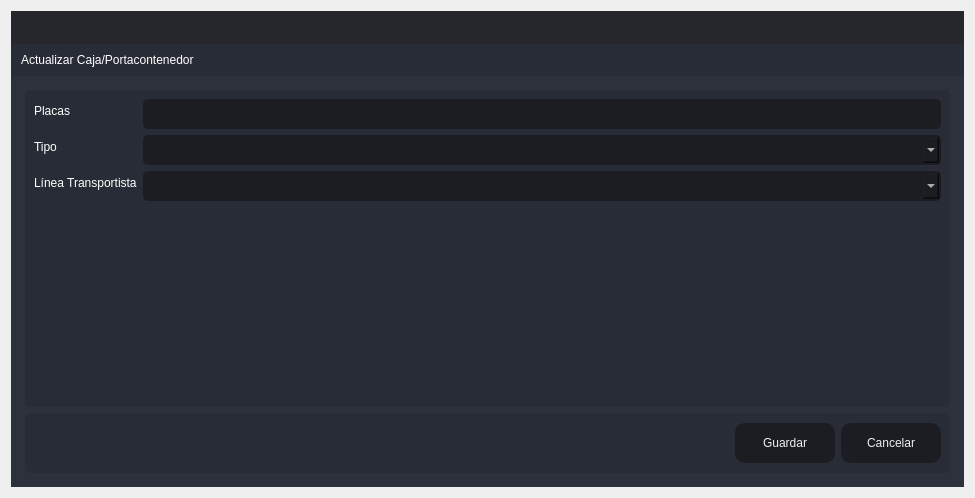
<?xml version="1.0" encoding="UTF-8"?>
<ui version="4.0">
 <class>Update</class>
 <widget class="QDialog" name="Update">
  <property name="windowModality">
   <enum>Qt::ApplicationModal</enum>
  </property>
  <property name="geometry">
   <rect>
    <x>0</x>
    <y>0</y>
    <width>975</width>
    <height>498</height>
   </rect>
  </property>
  <property name="windowTitle">
   <string>Agregar</string>
  </property>
  <layout class="QVBoxLayout" name="verticalLayout_6">
   <item>
    <widget class="QFrame" name="frame_main">
     <property name="styleSheet">
      <string notr="true">/* LINE EDIT */
QLineEdit {
	background-color: rgb(27, 29, 35);
	border-radius: 5px;
	border: 2px solid rgb(27, 29, 35);
	padding-left: 10px;
}
QLineEdit:hover {
	border: 2px solid rgb(64, 71, 88);
}
QLineEdit:focus {
	border: 2px solid rgb(91, 101, 124);
}

/* SCROLL BARS */
QScrollBar:horizontal {
    border: none;
    background: rgb(52, 59, 72);
    height: 14px;
    margin: 0px 21px 0 21px;
	border-radius: 0px;
}
QScrollBar::handle:horizontal {
    background: rgb(85, 170, 255);
    min-width: 25px;
	border-radius: 7px
}
QScrollBar::add-line:horizontal {
    border: none;
    background: rgb(55, 63, 77);
    width: 20px;
	border-top-right-radius: 7px;
    border-bottom-right-radius: 7px;
    subcontrol-position: right;
    subcontrol-origin: margin;
}
QScrollBar::sub-line:horizontal {
    border: none;
    background: rgb(55, 63, 77);
    width: 20px;
	border-top-left-radius: 7px;
    border-bottom-left-radius: 7px;
    subcontrol-position: left;
    subcontrol-origin: margin;
}
QScrollBar::up-arrow:horizontal, QScrollBar::down-arrow:horizontal
{
     background: none;
}
QScrollBar::add-page:horizontal, QScrollBar::sub-page:horizontal
{
     background: none;
}
 QScrollBar:vertical {
	border: none;
    background: rgb(52, 59, 72);
    width: 14px;
    margin: 21px 0 21px 0;
	border-radius: 0px;
 }
 QScrollBar::handle:vertical {	
	background: rgb(85, 170, 255);
    min-height: 25px;
	border-radius: 7px
 }
 QScrollBar::add-line:vertical {
     border: none;
    background: rgb(55, 63, 77);
     height: 20px;
	border-bottom-left-radius: 7px;
    border-bottom-right-radius: 7px;
     subcontrol-position: bottom;
     subcontrol-origin: margin;
 }
 QScrollBar::sub-line:vertical {
	border: none;
    background: rgb(55, 63, 77);
     height: 20px;
	border-top-left-radius: 7px;
    border-top-right-radius: 7px;
     subcontrol-position: top;
     subcontrol-origin: margin;
 }
 QScrollBar::up-arrow:vertical, QScrollBar::down-arrow:vertical {
     background: none;
 }

 QScrollBar::add-page:vertical, QScrollBar::sub-page:vertical {
     background: none;
 }

/* CHECKBOX */
QCheckBox::indicator {
    border: 3px solid rgb(52, 59, 72);
	width: 15px;
	height: 15px;
	border-radius: 10px;
    background: rgb(44, 49, 60);
}
QCheckBox::indicator:hover {
    border: 3px solid rgb(58, 66, 81);
}
QCheckBox::indicator:checked {
    background: 3px solid rgb(52, 59, 72);
	border: 3px solid rgb(52, 59, 72);	
	background-image: url(:/16x16/icons/16x16/cil-check-alt.png);
}

/* RADIO BUTTON */
QRadioButton::indicator {
    border: 3px solid rgb(52, 59, 72);
	width: 15px;
	height: 15px;
	border-radius: 10px;
    background: rgb(44, 49, 60);
}
QRadioButton::indicator:hover {
    border: 3px solid rgb(58, 66, 81);
}
QRadioButton::indicator:checked {
    background: 3px solid rgb(94, 106, 130);
	border: 3px solid rgb(52, 59, 72);	
}

/* COMBOBOX */
QComboBox{
	background-color: rgb(27, 29, 35);
	border-radius: 5px;
	border: 2px solid rgb(27, 29, 35);
	padding: 5px;
	padding-left: 10px;
}
QComboBox:hover{
	border: 2px solid rgb(64, 71, 88);
}
QComboBox::drop-down {
	subcontrol-origin: padding;
	subcontrol-position: top right;
	width: 25px; 
	border-left-width: 3px;
	border-left-color: rgba(39, 44, 54, 150);
	border-left-style: solid;
	border-top-right-radius: 3px;
	border-bottom-right-radius: 3px;	
	background-image: url(:/16x16/icons/16x16/cil-arrow-bottom.png);
	background-position: center;
	background-repeat: no-reperat;
 }
QComboBox QAbstractItemView {
	color: rgb(85, 170, 255);	
	background-color: rgb(27, 29, 35);
	padding: 10px;
	selection-background-color: rgb(39, 44, 54);
}

/* SLIDERS */
QSlider::groove:horizontal {
    border-radius: 9px;
    height: 18px;
	margin: 0px;
	background-color: rgb(52, 59, 72);
}
QSlider::groove:horizontal:hover {
	background-color: rgb(55, 62, 76);
}
QSlider::handle:horizontal {
    background-color: rgb(85, 170, 255);
    border: none;
    height: 18px;
    width: 18px;
    margin: 0px;
	border-radius: 9px;
}
QSlider::handle:horizontal:hover {
    background-color: rgb(105, 180, 255);
}
QSlider::handle:horizontal:pressed {
    background-color: rgb(65, 130, 195);
}

QSlider::groove:vertical {
    border-radius: 9px;
    width: 18px;
    margin: 0px;
	background-color: rgb(52, 59, 72);
}
QSlider::groove:vertical:hover {
	background-color: rgb(55, 62, 76);
}
QSlider::handle:vertical {
    background-color: rgb(85, 170, 255);
	border: none;
    height: 18px;
    width: 18px;
    margin: 0px;
	border-radius: 9px;
}
QSlider::handle:vertical:hover {
    background-color: rgb(105, 180, 255);
}
QSlider::handle:vertical:pressed {
    background-color: rgb(65, 130, 195);
}

</string>
     </property>
     <property name="frameShape">
      <enum>QFrame::NoFrame</enum>
     </property>
     <property name="frameShadow">
      <enum>QFrame::Raised</enum>
     </property>
     <layout class="QVBoxLayout" name="verticalLayout">
      <property name="spacing">
       <number>0</number>
      </property>
      <property name="leftMargin">
       <number>0</number>
      </property>
      <property name="topMargin">
       <number>0</number>
      </property>
      <property name="rightMargin">
       <number>0</number>
      </property>
      <property name="bottomMargin">
       <number>0</number>
      </property>
      <item>
       <widget class="QFrame" name="frame_top">
        <property name="minimumSize">
         <size>
          <width>0</width>
          <height>65</height>
         </size>
        </property>
        <property name="maximumSize">
         <size>
          <width>16777215</width>
          <height>65</height>
         </size>
        </property>
        <property name="styleSheet">
         <string notr="true">background-color: transparent;</string>
        </property>
        <property name="frameShape">
         <enum>QFrame::NoFrame</enum>
        </property>
        <property name="frameShadow">
         <enum>QFrame::Raised</enum>
        </property>
        <layout class="QHBoxLayout" name="horizontalLayout_3">
         <property name="spacing">
          <number>0</number>
         </property>
         <property name="leftMargin">
          <number>0</number>
         </property>
         <property name="topMargin">
          <number>0</number>
         </property>
         <property name="rightMargin">
          <number>0</number>
         </property>
         <property name="bottomMargin">
          <number>0</number>
         </property>
         <item>
          <widget class="QFrame" name="frame_toggle">
           <property name="maximumSize">
            <size>
             <width>70</width>
             <height>16777215</height>
            </size>
           </property>
           <property name="styleSheet">
            <string notr="true">background-color: rgb(27, 29, 35);</string>
           </property>
           <property name="frameShape">
            <enum>QFrame::NoFrame</enum>
           </property>
           <property name="frameShadow">
            <enum>QFrame::Raised</enum>
           </property>
           <layout class="QVBoxLayout" name="verticalLayout_3">
            <property name="spacing">
             <number>0</number>
            </property>
            <property name="leftMargin">
             <number>0</number>
            </property>
            <property name="topMargin">
             <number>0</number>
            </property>
            <property name="rightMargin">
             <number>0</number>
            </property>
            <property name="bottomMargin">
             <number>0</number>
            </property>
           </layout>
          </widget>
         </item>
         <item>
          <widget class="QFrame" name="frame_top_right">
           <property name="styleSheet">
            <string notr="true">background: transparent;</string>
           </property>
           <property name="frameShape">
            <enum>QFrame::NoFrame</enum>
           </property>
           <property name="frameShadow">
            <enum>QFrame::Raised</enum>
           </property>
           <layout class="QVBoxLayout" name="verticalLayout_2">
            <property name="spacing">
             <number>0</number>
            </property>
            <property name="leftMargin">
             <number>0</number>
            </property>
            <property name="topMargin">
             <number>0</number>
            </property>
            <property name="rightMargin">
             <number>0</number>
            </property>
            <property name="bottomMargin">
             <number>0</number>
            </property>
            <item>
             <widget class="QFrame" name="frame_top_btns">
              <property name="maximumSize">
               <size>
                <width>16777215</width>
                <height>42</height>
               </size>
              </property>
              <property name="styleSheet">
               <string notr="true">background-color: rgba(27, 29, 35, 200)</string>
              </property>
              <property name="frameShape">
               <enum>QFrame::NoFrame</enum>
              </property>
              <property name="frameShadow">
               <enum>QFrame::Raised</enum>
              </property>
              <layout class="QHBoxLayout" name="horizontalLayout_4">
               <property name="spacing">
                <number>0</number>
               </property>
               <property name="leftMargin">
                <number>0</number>
               </property>
               <property name="topMargin">
                <number>0</number>
               </property>
               <property name="rightMargin">
                <number>0</number>
               </property>
               <property name="bottomMargin">
                <number>0</number>
               </property>
               <item>
                <widget class="QFrame" name="frame_label_top_btns">
                 <property name="sizePolicy">
                  <sizepolicy hsizetype="Expanding" vsizetype="Preferred">
                   <horstretch>0</horstretch>
                   <verstretch>0</verstretch>
                  </sizepolicy>
                 </property>
                 <property name="frameShape">
                  <enum>QFrame::NoFrame</enum>
                 </property>
                 <property name="frameShadow">
                  <enum>QFrame::Raised</enum>
                 </property>
                 <layout class="QHBoxLayout" name="horizontalLayout_10">
                  <property name="spacing">
                   <number>0</number>
                  </property>
                  <property name="leftMargin">
                   <number>5</number>
                  </property>
                  <property name="topMargin">
                   <number>0</number>
                  </property>
                  <property name="rightMargin">
                   <number>10</number>
                  </property>
                  <property name="bottomMargin">
                   <number>0</number>
                  </property>
                 </layout>
                </widget>
               </item>
               <item alignment="Qt::AlignRight">
                <widget class="QFrame" name="frame_btns_right">
                 <property name="sizePolicy">
                  <sizepolicy hsizetype="Expanding" vsizetype="Preferred">
                   <horstretch>0</horstretch>
                   <verstretch>0</verstretch>
                  </sizepolicy>
                 </property>
                 <property name="maximumSize">
                  <size>
                   <width>120</width>
                   <height>16777215</height>
                  </size>
                 </property>
                 <property name="frameShape">
                  <enum>QFrame::NoFrame</enum>
                 </property>
                 <property name="frameShadow">
                  <enum>QFrame::Raised</enum>
                 </property>
                 <layout class="QHBoxLayout" name="horizontalLayout_5">
                  <property name="spacing">
                   <number>0</number>
                  </property>
                  <property name="leftMargin">
                   <number>0</number>
                  </property>
                  <property name="topMargin">
                   <number>0</number>
                  </property>
                  <property name="rightMargin">
                   <number>0</number>
                  </property>
                  <property name="bottomMargin">
                   <number>0</number>
                  </property>
                 </layout>
                </widget>
               </item>
              </layout>
             </widget>
            </item>
            <item>
             <widget class="QFrame" name="frame_top_info">
              <property name="maximumSize">
               <size>
                <width>16777215</width>
                <height>65</height>
               </size>
              </property>
              <property name="styleSheet">
               <string notr="true">background-color: rgb(39, 44, 54);</string>
              </property>
              <property name="frameShape">
               <enum>QFrame::NoFrame</enum>
              </property>
              <property name="frameShadow">
               <enum>QFrame::Raised</enum>
              </property>
              <layout class="QHBoxLayout" name="horizontalLayout_8">
               <property name="spacing">
                <number>0</number>
               </property>
               <property name="leftMargin">
                <number>10</number>
               </property>
               <property name="topMargin">
                <number>0</number>
               </property>
               <property name="rightMargin">
                <number>10</number>
               </property>
               <property name="bottomMargin">
                <number>0</number>
               </property>
               <item>
                <widget class="QLabel" name="label">
                 <property name="styleSheet">
                  <string notr="true">font: 75 16pt &quot;MS Shell Dlg 2&quot;;
color: rgb(255, 255, 255);</string>
                 </property>
                 <property name="text">
                  <string>Actualizar Caja/Portacontenedor</string>
                 </property>
                </widget>
               </item>
              </layout>
             </widget>
            </item>
           </layout>
          </widget>
         </item>
        </layout>
       </widget>
      </item>
      <item>
       <widget class="QFrame" name="frame_center">
        <property name="sizePolicy">
         <sizepolicy hsizetype="Expanding" vsizetype="Expanding">
          <horstretch>0</horstretch>
          <verstretch>0</verstretch>
         </sizepolicy>
        </property>
        <property name="styleSheet">
         <string notr="true">background-color: rgb(40, 44, 52);</string>
        </property>
        <property name="frameShape">
         <enum>QFrame::NoFrame</enum>
        </property>
        <property name="frameShadow">
         <enum>QFrame::Raised</enum>
        </property>
        <layout class="QHBoxLayout" name="horizontalLayout_2">
         <property name="spacing">
          <number>0</number>
         </property>
         <property name="leftMargin">
          <number>0</number>
         </property>
         <property name="topMargin">
          <number>0</number>
         </property>
         <property name="rightMargin">
          <number>0</number>
         </property>
         <property name="bottomMargin">
          <number>0</number>
         </property>
         <item>
          <widget class="QFrame" name="frame_content_right">
           <property name="styleSheet">
            <string notr="true">background-color: rgb(44, 49, 60);</string>
           </property>
           <property name="frameShape">
            <enum>QFrame::NoFrame</enum>
           </property>
           <property name="frameShadow">
            <enum>QFrame::Raised</enum>
           </property>
           <layout class="QVBoxLayout" name="verticalLayout_4">
            <property name="spacing">
             <number>0</number>
            </property>
            <property name="leftMargin">
             <number>0</number>
            </property>
            <property name="topMargin">
             <number>0</number>
            </property>
            <property name="rightMargin">
             <number>0</number>
            </property>
            <property name="bottomMargin">
             <number>0</number>
            </property>
            <item>
             <widget class="QFrame" name="frame_content">
              <property name="frameShape">
               <enum>QFrame::NoFrame</enum>
              </property>
              <property name="frameShadow">
               <enum>QFrame::Raised</enum>
              </property>
              <layout class="QVBoxLayout" name="verticalLayout_9">
               <property name="spacing">
                <number>0</number>
               </property>
               <property name="leftMargin">
                <number>5</number>
               </property>
               <property name="topMargin">
                <number>5</number>
               </property>
               <property name="rightMargin">
                <number>5</number>
               </property>
               <property name="bottomMargin">
                <number>5</number>
               </property>
               <item>
                <widget class="QStackedWidget" name="stackedWidget">
                 <property name="styleSheet">
                  <string notr="true">background: transparent;</string>
                 </property>
                 <property name="currentIndex">
                  <number>0</number>
                 </property>
                 <widget class="QWidget" name="page_home">
                  <layout class="QVBoxLayout" name="verticalLayout_10">
                   <item>
                    <widget class="QFrame" name="frame">
                     <property name="styleSheet">
                      <string notr="true">background-color: rgb(39, 44, 54);
border-radius: 5px;
color: rgb(255,255,255)</string>
                     </property>
                     <property name="frameShape">
                      <enum>QFrame::StyledPanel</enum>
                     </property>
                     <property name="frameShadow">
                      <enum>QFrame::Raised</enum>
                     </property>
                     <layout class="QVBoxLayout" name="verticalLayout_5">
                      <item>
                       <layout class="QFormLayout" name="formLayout_2">
                        <item row="0" column="0">
                         <widget class="QLabel" name="label_2">
                          <property name="styleSheet">
                           <string notr="true">font: 75 12pt &quot;MS Shell Dlg 2&quot;;
color: rgb(255, 255, 255);</string>
                          </property>
                          <property name="text">
                           <string>Placas</string>
                          </property>
                         </widget>
                        </item>
                        <item row="0" column="1">
                         <widget class="QLineEdit" name="lineEditUpdatePlacas">
                          <property name="minimumSize">
                           <size>
                            <width>0</width>
                            <height>30</height>
                           </size>
                          </property>
                          <property name="styleSheet">
                           <string notr="true">QLineEdit {
	background-color: rgb(27, 29, 35);
	border-radius: 5px;
	border: 2px solid rgb(27, 29, 35);
	padding-left: 10px;
}
QLineEdit:hover {
	border: 2px solid rgb(64, 71, 88);
}
QLineEdit:focus {
	border: 2px solid rgb(91, 101, 124);
}</string>
                          </property>
                          <property name="text">
                           <string/>
                          </property>
                          <property name="placeholderText">
                           <string/>
                          </property>
                         </widget>
                        </item>
                        <item row="1" column="0">
                         <widget class="QLabel" name="label_3">
                          <property name="styleSheet">
                           <string notr="true">font: 75 12pt &quot;MS Shell Dlg 2&quot;;
color: rgb(255, 255, 255);</string>
                          </property>
                          <property name="text">
                           <string>Tipo</string>
                          </property>
                         </widget>
                        </item>
                        <item row="1" column="1">
                         <widget class="QComboBox" name="comboBox_Tipo">
                          <property name="styleSheet">
                           <string notr="true">QComboBox{
	background-color: rgb(27, 29, 35);
	border-radius: 5px;
	border: 2px solid rgb(27, 29, 35);
	padding: 5px;
	padding-left: 10px;
}
QComboBox:hover{
	border: 2px solid rgb(64, 71, 88);
}
QComboBox QAbstractItemView {
	color: rgb(85, 170, 255);	
	background-color: rgb(27, 29, 35);
	padding: 10px;
	selection-background-color: rgb(39, 44, 54);
}</string>
                          </property>
                         </widget>
                        </item>
                        <item row="2" column="0">
                         <widget class="QLabel" name="label_4">
                          <property name="styleSheet">
                           <string notr="true">font: 75 12pt &quot;MS Shell Dlg 2&quot;;
color: rgb(255, 255, 255);</string>
                          </property>
                          <property name="text">
                           <string>Línea Transportista</string>
                          </property>
                         </widget>
                        </item>
                        <item row="2" column="1">
                         <widget class="QComboBox" name="comboBoxLinea">
                          <property name="styleSheet">
                           <string notr="true">QComboBox{
	background-color: rgb(27, 29, 35);
	border-radius: 5px;
	border: 2px solid rgb(27, 29, 35);
	padding: 5px;
	padding-left: 10px;
}
QComboBox:hover{
	border: 2px solid rgb(64, 71, 88);
}
QComboBox QAbstractItemView {
	color: rgb(85, 170, 255);	
	background-color: rgb(27, 29, 35);
	padding: 10px;
	selection-background-color: rgb(39, 44, 54);
}</string>
                          </property>
                         </widget>
                        </item>
                       </layout>
                      </item>
                     </layout>
                    </widget>
                   </item>
                   <item>
                    <widget class="QFrame" name="frame_2">
                     <property name="minimumSize">
                      <size>
                       <width>0</width>
                       <height>60</height>
                      </size>
                     </property>
                     <property name="maximumSize">
                      <size>
                       <width>16777215</width>
                       <height>60</height>
                      </size>
                     </property>
                     <property name="styleSheet">
                      <string notr="true">background-color: rgb(39, 44, 54);
border-radius: 5px;</string>
                     </property>
                     <property name="frameShape">
                      <enum>QFrame::StyledPanel</enum>
                     </property>
                     <property name="frameShadow">
                      <enum>QFrame::Raised</enum>
                     </property>
                     <layout class="QHBoxLayout" name="horizontalLayout_9">
                      <item>
                       <layout class="QGridLayout" name="gridLayout">
                        <item row="0" column="0">
                         <spacer name="horizontalSpacer">
                          <property name="orientation">
                           <enum>Qt::Horizontal</enum>
                          </property>
                          <property name="sizeHint" stdset="0">
                           <size>
                            <width>40</width>
                            <height>20</height>
                           </size>
                          </property>
                         </spacer>
                        </item>
                        <item row="0" column="1">
                         <widget class="QPushButton" name="btnActualizar">
                          <property name="minimumSize">
                           <size>
                            <width>100</width>
                            <height>40</height>
                           </size>
                          </property>
                          <property name="styleSheet">
                           <string notr="true">QPushButton {
	border-color: rgb(27, 29, 35);
	font: 75 10pt &quot;MS Shell Dlg 2&quot;;
	color: rgb(240, 240, 240);
	background-color: rgb(27, 29, 35);
	border: 0px solid;
	border-radius: 10px;	
}
QPushButton:hover {
	background-color:rgb(44, 49, 60);
	border-color: rgb(27, 29, 35);
	border: 2px solid;
}</string>
                          </property>
                          <property name="text">
                           <string>Guardar</string>
                          </property>
                         </widget>
                        </item>
                        <item row="0" column="2">
                         <widget class="QPushButton" name="btnCancelar">
                          <property name="minimumSize">
                           <size>
                            <width>100</width>
                            <height>40</height>
                           </size>
                          </property>
                          <property name="styleSheet">
                           <string notr="true">QPushButton {
	border-color: rgb(27, 29, 35);
	font: 75 10pt &quot;MS Shell Dlg 2&quot;;
	color: rgb(240, 240, 240);
	background-color: rgb(27, 29, 35);
	border: 0px solid;
	border-radius: 10px;	
}
QPushButton:hover {
	background-color:rgb(44, 49, 60);
	border-color: rgb(27, 29, 35);
	border: 2px solid;
}</string>
                          </property>
                          <property name="text">
                           <string>Cancelar</string>
                          </property>
                         </widget>
                        </item>
                       </layout>
                      </item>
                     </layout>
                    </widget>
                   </item>
                  </layout>
                 </widget>
                </widget>
               </item>
              </layout>
             </widget>
            </item>
           </layout>
          </widget>
         </item>
        </layout>
       </widget>
      </item>
     </layout>
    </widget>
   </item>
  </layout>
 </widget>
 <resources/>
 <connections/>
</ui>
